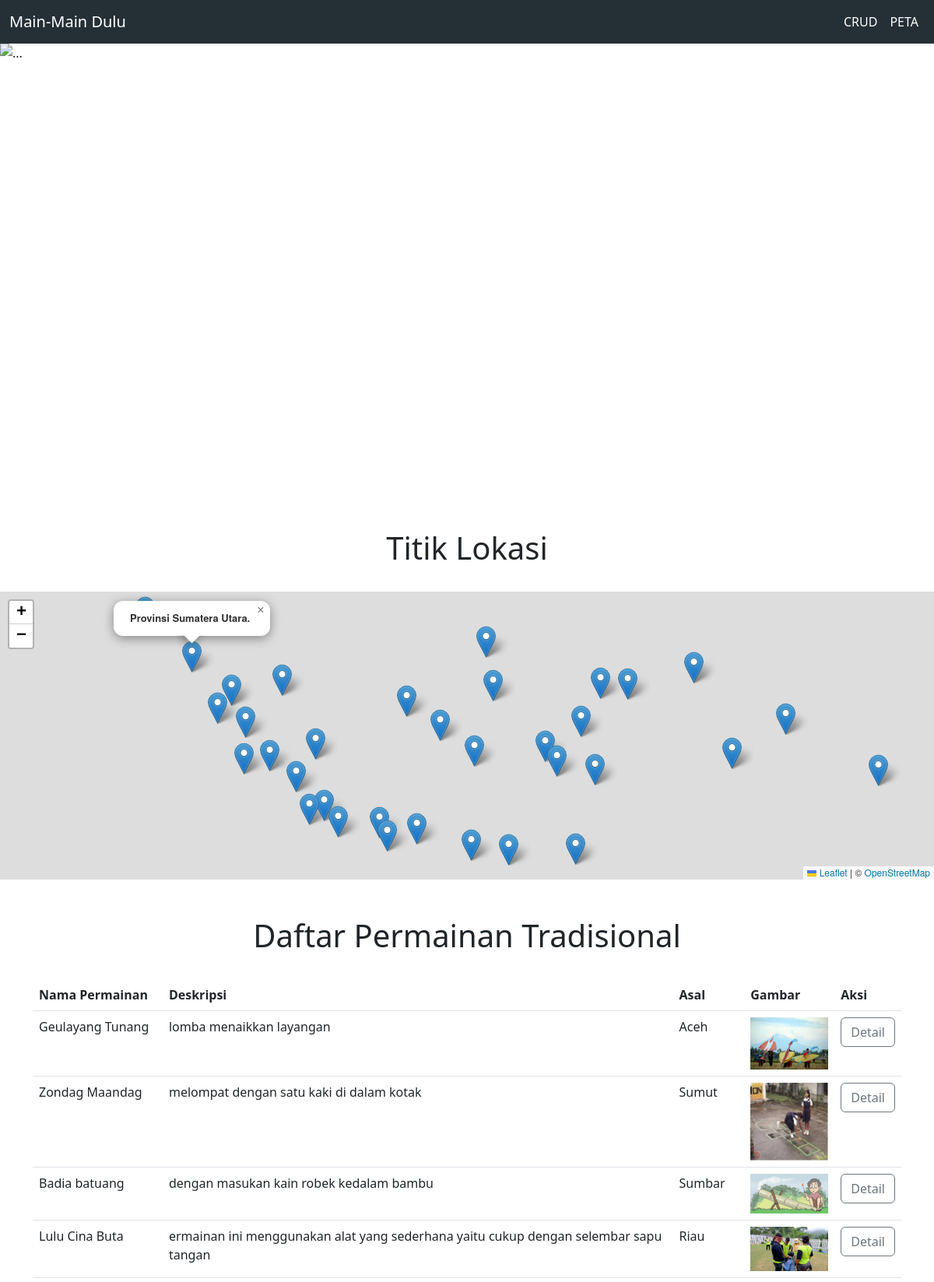
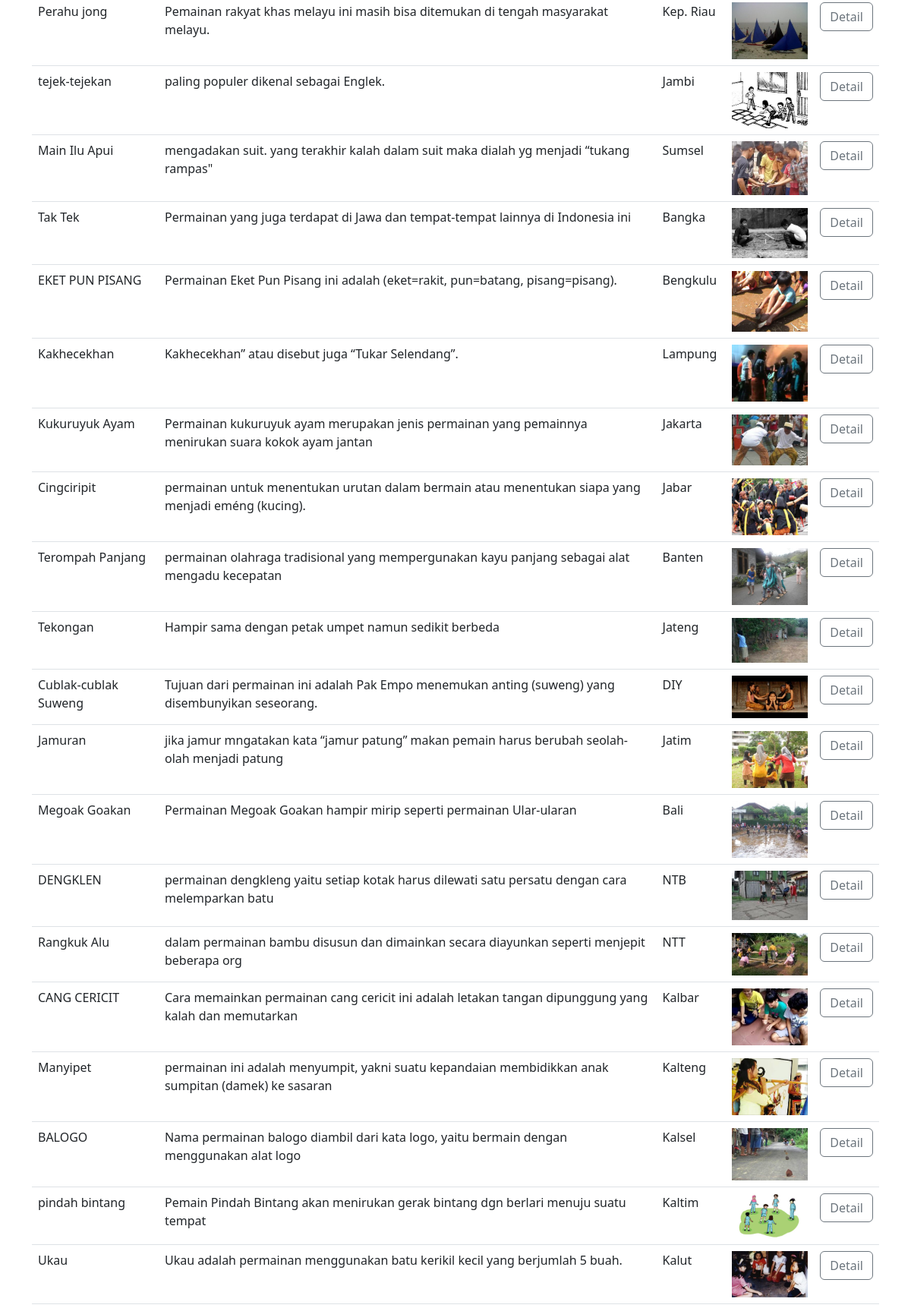
The app's page /index/ (upper part) with its own data (2 pictures, top to bottom).
### perpus_app/models.py (models this page shows, shortened)
class Buku(models.Model):
    judul = models.CharField(max_length=50)
    penulis = models.CharField(max_length=100)
    Kelompok = models.ForeignKey(Kelompok, on_delete=models.CASCADE, null=True) #cascade itu semisalnya yang class kelompok dihapus, trus nama2 yang sama bakal keapus juga
    img = models.CharField(null=True, max_length=40)

class Kelompok(models.Model):
    nama = models.CharField(max_length=9)
    keterangan = models.TextField()
    def __str__(self):
        return self.nama

### perpus_app/views.py (the view)
# urls.py: path('index/', index),
def index(request):
    books = Buku.objects.all()
    data = {
        'Title' : "Index",
        'Heading' : "Daftar Permainan Tradisional",
        'books' : books,
    }
    return render(request, 'index.html', data)

### perpus_app/templates/index.html
{% extends 'base.html' %}
{% load static %}
{% block content %}
<br>
<center><h1>Titik Lokasi</h1></center><br>
<div id="map"></div>
<br><br>
<center><h1>{{Heading}}</h1></center><br>
<div class="container">
<table class="table">
    <thead>
      <tr>
        <th scope="col">Nama Permainan</th>
        <th scope="col">Deskripsi</th>
        <th scope="col">Asal</th>
        <th scope="col">Gambar</th>
        <th scope="col">Aksi</th>
      </tr>
    </thead>
    <tbody>
        {% for Buku in books %}
      <tr>
        <td>{{Buku.judul}}</td>
        <td>{{Buku.penulis}}</td>
        <td>{{Buku.Kelompok}}</td>
        <td> <img width="100px" src="{% static Buku.img %}" alt=""> </td>
        <td><a class="btn btn-outline-secondary" href="{{ Buku.pk }}" role="button">Detail</a></td>
      </tr>
      {% endfor %}
    </tbody>
  </table></div><br>
{% endblock %}

### templates/base.html (shortened to what this page needs)
{% load static %}
<!doctype html>
<html lang="en">
  <head>
    <link href="https://cdn.jsdelivr.net/npm/bootstrap@5.2.2/dist/css/bootstrap.min.css" rel="stylesheet">
    <link rel="stylesheet" href="https://unpkg.com/leaflet@1.9.3/dist/leaflet.css"crossorigin=""/>
  </head>
  <body>
    <nav class="navbar navbar-expand-lg" style="background-color: #253036">
        <div class="container-fluid">
          <a class="navbar-brand" href="/index" style="color: white;">Main-Main Dulu</a>
          <div class="collapse navbar-collapse" id="navbarSupportedContent">
            <ul class="navbar-nav me-auto mb-2 mb-lg-0">
              <li class="nav-item">
                <a class="nav-link" aria-current="page" href="#" style="color: white;"></a>
              </li>
              <li class="nav-item">
                <a class="nav-link" href="#" style="color: white;"></a>
              </li>
            </ul>
            <form class="d-flex" role="search">
              <ul class="navbar-nav me-auto mb-2 mb-lg-0">
              <li class="nav-item">
                <a class="nav-link active" aria-current="page" href="/login" style="color: white;">CRUD</a>
              </li>
              <li class="nav-item">
                <a class="nav-link" href="/login2" style="color: white;">PETA</a>
              </li>
            </ul>
            </form>
          </div>
        </div>
      </nav>
        <div id="carouselExampleControls" class="carousel slide" data-bs-ride="carousel">
            <div class="carousel-inner">
              <div class="carousel-item active">
                <img src="https://mamapapa.id/wp-content/uploads/2020/10/bola-bekel.png" class="d-block w-100" alt="..." style="height: 600px;">
              </div>
            </div>
            <button class="carousel-control-prev" type="button" data-bs-target="#carouselExampleControls" data-bs-slide="prev">
              <span class="carousel-control-prev-icon" aria-hidden="true"></span>
            </button>
            <button class="carousel-control-next" type="button" data-bs-target="#carouselExampleControls" data-bs-slide="next">
              <span class="carousel-control-next-icon" aria-hidden="true"></span>
            </button>
        </div>
    {% block content %}
    {% endblock %}
          </body>
        </html>
</body>
</html>

### templates/base.html (style rules this page uses)
html, body { height: 100%; margin: 0; }
#map { height: 370px; width: 100%; max-width: 100%; max-height: 100%; }

### records on screen
Buku: judul "Geulayang Tunang", penulis "lomba menaikkan layangan", Kelompok "Aceh", img (picture)
Buku: judul "Zondag Maandag", penulis "melompat dengan satu kaki di dalam kotak", Kelompok "Sumut", img (picture)
Buku: judul "Badia batuang", penulis "dengan masukan kain robek kedalam bambu", Kelompok "Sumbar", img (picture)
Buku: judul "Lulu Cina Buta", penulis "ermainan ini menggunakan alat yang sederhana yaitu cukup dengan selembar sapu tangan", Kelompok "Riau", img (picture)
Buku: judul "Perahu jong", penulis "Pemainan rakyat khas melayu ini masih bisa ditemukan di tengah masyarakat melayu.", Kelompok "Kep. Riau", img (picture)
Buku: judul "tejek-tejekan", penulis "paling populer dikenal sebagai Englek.", Kelompok "Jambi", img (picture)
Buku: judul "Main Ilu Apui", penulis "mengadakan suit. yang terakhir kalah dalam suit maka dialah yg menjadi “tukang rampas\"", Kelompok "Sumsel", img (picture)
Buku: judul "Tak Tek", penulis "Permainan yang juga terdapat di Jawa dan tempat-tempat lainnya di Indonesia ini", Kelompok "Bangka", img (picture)
Buku: judul "EKET PUN PISANG", penulis "Permainan Eket Pun Pisang ini adalah (eket=rakit, pun=batang, pisang=pisang).", Kelompok "Bengkulu", img (picture)
Buku: judul "Kakhecekhan", penulis "Kakhecekhan” atau disebut juga “Tukar Selendang”.", Kelompok "Lampung", img (picture)
Buku: judul "Kukuruyuk Ayam", penulis "Permainan kukuruyuk ayam merupakan jenis permainan yang pemainnya menirukan suara kokok ayam jantan", Kelompok "Jakarta", img (picture)
Buku: judul "Cingciripit", penulis "permainan untuk menentukan urutan dalam bermain atau menentukan siapa yang menjadi eméng (kucing).", Kelompok "Jabar", img (picture)
Buku: judul "Terompah Panjang", penulis "permainan olahraga tradisional yang mempergunakan kayu panjang sebagai alat mengadu kecepatan", Kelompok "Banten", img (picture)
Buku: judul "Tekongan", penulis "Hampir sama dengan petak umpet namun sedikit berbeda", Kelompok "Jateng", img (picture)
Buku: judul "Cublak-cublak Suweng", penulis "Tujuan dari permainan ini adalah Pak Empo menemukan anting (suweng) yang disembunyikan seseorang.", Kelompok "DIY", img (picture)
Buku: judul "Jamuran", penulis "jika jamur mngatakan kata “jamur patung” makan pemain harus berubah seolah-olah menjadi patung", Kelompok "Jatim", img (picture)
Buku: judul "Megoak Goakan", penulis "Permainan Megoak Goakan hampir mirip seperti permainan Ular-ularan", Kelompok "Bali", img (picture)
Buku: judul "DENGKLEN", penulis "permainan dengkleng yaitu setiap kotak harus dilewati satu persatu dengan cara melemparkan batu", Kelompok "NTB", img (picture)
Buku: judul "Rangkuk Alu", penulis "dalam permainan bambu disusun dan dimainkan secara diayunkan seperti menjepit beberapa org", Kelompok "NTT", img (picture)
Buku: judul "CANG CERICIT", penulis "Cara memainkan permainan cang cericit ini adalah letakan tangan dipunggung yang kalah dan memutarkan", Kelompok "Kalbar", img (picture)
Buku: judul "Manyipet", penulis "permainan ini adalah menyumpit, yakni suatu kepandaian membidikkan anak sumpitan (damek) ke sasaran", Kelompok "Kalteng", img (picture)
Buku: judul "BALOGO", penulis "Nama permainan balogo diambil dari kata logo, yaitu bermain dengan menggunakan alat logo", Kelompok "Kalsel", img (picture)
Buku: judul "pindah bintang", penulis "Pemain Pindah Bintang akan menirukan gerak bintang dgn berlari menuju suatu tempat", Kelompok "Kaltim", img (picture)
Buku: judul "Ukau", penulis "Ukau adalah permainan menggunakan batu kerikil kecil yang berjumlah 5 buah.", Kelompok "Kalut", img (picture)

### other values on screen
{{ Heading }} "Daftar Permainan Tradisional"
